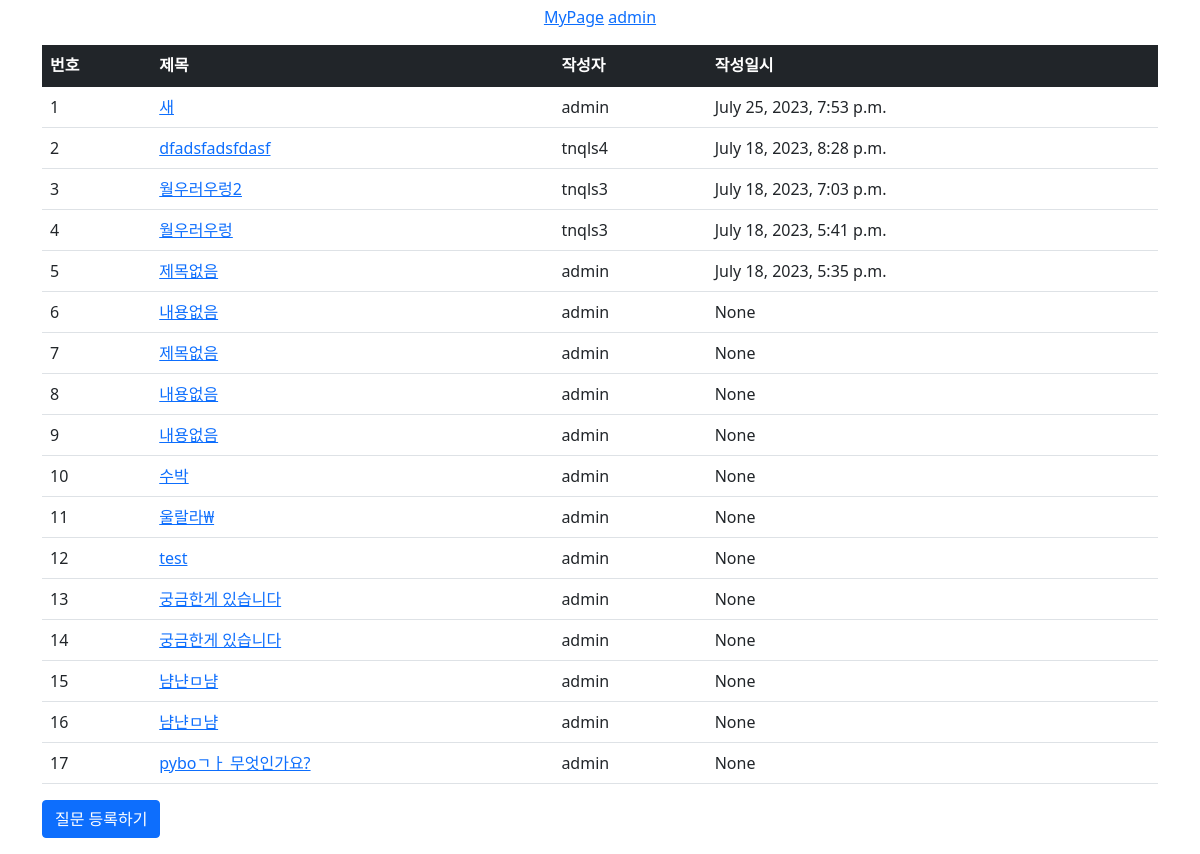
The app's page /pybo/ (signed in) with its own data.
### pybo/models.py (models this page shows, shortened)
class Question(models.Model):
    subject = models.CharField(max_length = 200)
    author = models.ForeignKey(User, on_delete=models.CASCADE)
    content = models.TextField()
    create_date = models.DateTimeField()
    modify_date=models.DateTimeField(null=True, blank=True)
    star = models.ManyToManyField(User, related_name='stars',blank=True)

### pybo/views.py (the view)
# urls.py: path('', views.index, name='index'),
def index(request):
    question_list = Question.objects.order_by('-create_date')
    context = {'question_list': question_list}
    return render(request, 'pybo/question_list.html', context)

### templates/pybo/question_list.html
{% extends 'common/base.html' %}
{% block content%}
<div class="container my-3">
    <table class="table">
        <thead>
        <tr class="table-dark">
            <th>번호</th>
            <th>제목</th>
            <th>작성자</th>
            <th>작성일시</th>
        </tr>
        </thead>
        <tbody>
        {% if question_list %}
        {% for question in question_list %}
            <tr>
                <td>{{ forloop.counter }}</td>
                <td>
                    <a href="{% url 'pybo:detail' question.id %}">{{ question.subject }}</a>
                </td>
                <td>{{question.author}}</td>
                <td>{{ question.modify_date }}</td>
            </tr>
        {% endfor %}
        {% else %}
            <tr>
                <td colspan="3">질문이 없습니다.</td>
            </tr>
        {% endif %}
        </tbody>
    </table>
    <a href="{%url 'pybo:question_form'%}" class="btn btn-primary">질문 등록하기</a>
</div>
{%endblock%}

### templates/common/base.html (shortened to what this page needs)
{% load static %}
<!doctype html>
<html lang="ko">
<head>
    <link rel="stylesheet" type="text/css" href="{% static 'bootstrap.min.css' %}">
    <link rel="stylesheet" type="text/css" href="{% static 'style.css' %}">
</head>
<body>
<div class="info">
    {% if user.is_anonymous %}
        <a href="{%url 'common:login'%}">로그인</a>
        <a href="{%url 'common:signup'%}">회원가입</a>
    {% else %}
    <a href="{% url 'common:mypage'%}">MyPage</a>
    <a href="{% url 'common:logout' %}">{{user.username}}</a>
    {% endif %}
</div>
{% block content %}
{% endblock %}
</body>
</html>

### static/style.css (style rules this page uses)
div.info { padding:5px 5px 0px 5px; text-align: center; }

### records on screen
Question: subject "새", author "admin", modify_date "July 25, 2023, 7:53 p.m."
Question: subject "dfadsfadsfdasf", author "tnqls4", modify_date "July 18, 2023, 8:28 p.m."
Question: subject "월우러우렁2", author "tnqls3", modify_date "July 18, 2023, 7:03 p.m."
Question: subject "월우러우렁", author "tnqls3", modify_date "July 18, 2023, 5:41 p.m."
Question: subject "제목없음", author "admin", modify_date "July 18, 2023, 5:35 p.m."
Question: subject "내용없음", author "admin", modify_date "None"
Question: subject "제목없음", author "admin", modify_date "None"
Question: subject "내용없음", author "admin", modify_date "None"
Question: subject "내용없음", author "admin", modify_date "None"
Question: subject "수박", author "admin", modify_date "None"
Question: subject "울랄라₩", author "admin", modify_date "None"
Question: subject "test", author "admin", modify_date "None"
Question: subject "궁금한게 있습니다", author "admin", modify_date "None"
Question: subject "궁금한게 있습니다", author "admin", modify_date "None"
Question: subject "냠냔ㅁ냠", author "admin", modify_date "None"
Question: subject "냠냔ㅁ냠", author "admin", modify_date "None"
Question: subject "pyboㄱㅏ 무엇인가요?", author "admin", modify_date "None"

### other values on screen
{{ user.username }} "admin"
